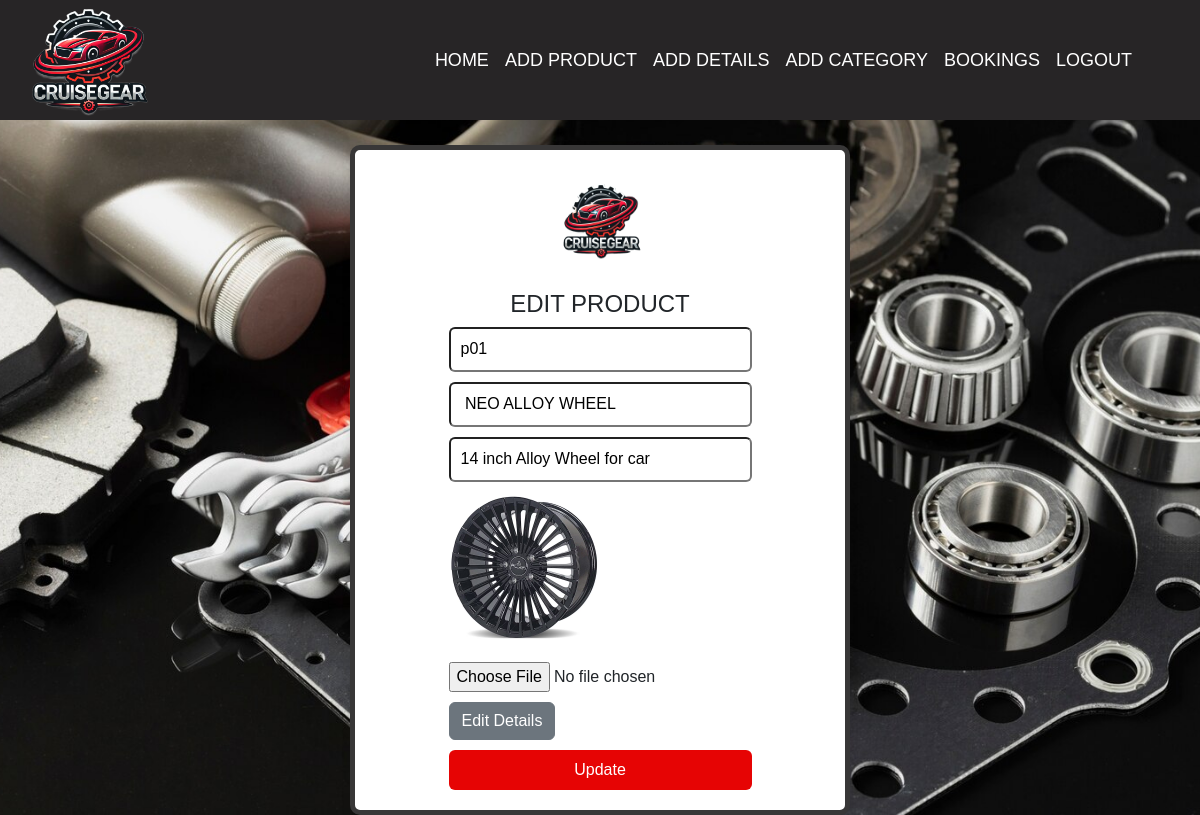
Page /edit_product/19 on the committed database.
### app/models.py (models this page shows)
class product(models.Model):
    categories=models.ForeignKey(category,on_delete=models.CASCADE)
    pid=models.TextField(unique=True)
    name=models.TextField()
    dis=models.TextField()
    img=models.FileField()

### app/views.py (the view)
# urls.py: path('edit_product/<id>',views.editpro),
def editpro(req,id):
    if req.method=='POST':
        pid=req.POST['pid']
        name=req.POST['name']
        dis=req.POST['dis']
        img=req.FILES.get('img')
        if img:
            product.objects.filter(pk=id).update(pid=pid,name=name,dis=dis)
            data=product.objects.get(pk=id)
            data.img=img
            data.save()
        else:
            product.objects.filter(pk=id).update(pid=pid,name=name,dis=dis)
        return redirect(shop_home)
    else:
        data=product.objects.get(pk=id)
        return render(req,'shop/editpro.html',{'data':data})

### templates/shop/editpro.html (shortened to what this page needs)
<!DOCTYPE html>
<html lang="en">
<head>
    {% load static %}
    <link href="https://cdn.jsdelivr.net/npm/bootstrap@5.3.3/dist/css/bootstrap.min.css" rel="stylesheet">
    <link rel="stylesheet" href="{% static 'editpro.css' %}">
</head>
<body>
    <nav class="navbar navbar-expand-sm nav1">
        <div class="container-fluid">
            <img src="../../static/cruisegear2br.png" class="navbar-brand" alt="Logo">
            <div class="collapse navbar-collapse" id="collapsibleNavbar">
                <ul class="navbar-nav ms-auto me-5">
                    <li class="nav-item">
                        <a class="nav-link fcolor" href="shop_home">HOME</a>
                    </li>
                    <li class="nav-item">
                        <a class="nav-link fcolor" href="add_product">ADD PRODUCT</a>
                    </li>
                    <li class="nav-item">
                        <a class="nav-link fcolor" href="detail">ADD DETAILS</a>
                    </li>
                    <li class="nav-item">
                        <a class="nav-link fcolor" href="../cat">ADD CATEGORY</a>
                    </li>
                    <li class="nav-item">
                        <a class="nav-link fcolor" href="../bookings">BOOKINGS</a>
                    </li>
                    <li class="nav-item">
                        <a class="nav-link fcolor" href="logout">LOGOUT</a>
                    </li>
                </ul>
            </div>
        </div>
    </nav>
    <div class="all">
        <img src="../../static/cruisegear2br.png" class="logo1" alt="Logo">
        <h4>EDIT PRODUCT</h4>
        <form action="" method="post" enctype="multipart/form-data">
            <div>
                <input type="text" name="pid" id="" class="box" placeholder="PID" required value="{{data.pid}}">
            </div>
            <div>
                <input type="text" name="name" id="" class="box" placeholder="Product Name" required value="{{data.name}}">
            </div>
            <div>
                <input type="text" name="dis" id="" class="box" placeholder="Description" required value="{{data.dis}}">
            </div>
            <div>
                <img src="{{data.img.url}}" alt="Product Image" class="img1">
            </div>
            <div>
                <input type="file" name="img" id="" class="mar">
            </div>
            <div>
                <a href="../editdetails/{{data.pk}}" class="btn btn-secondary" >Edit Details</a>
            </div>
            <div>
                <input type="submit" class="btn2" value="Update">
            </div>
        </form>
    </div>
</body>
</html>

### static/editpro.css (style rules this page uses)
body { display: flex; justify-content: center; align-items: center; height: 100vh; margin: 0; background: url('bgbgbg.jpg') no-repeat center center fixed; background-size: cover; font-family: Arial, sans-serif; flex-direction: column; }
.navbar { width: 100%; height: 120px; background-color: rgb(39, 37, 38); position: fixed; top: 0; left: 0; z-index: 1000; display: flex; justify-content: center; align-items: center; }
.navbar img { height: 150px; width: 150px; }
.navbar-nav .nav-link { color: white; font-size: 18px; padding: 8px 15px; }
.all { display: flex; justify-content: center; align-items: center; flex-direction: column; margin-top: 160px; border: 5px solid black; height: auto; width: 500px; padding: 20px; border-radius: 10px; border-color: rgb(56, 55, 55); background-color: white; box-shadow: 0px 4px 10px rgba(0, 0, 0, 0.1); }
.logo1 { height: 100px; width: auto; margin-bottom: 20px; display: block; margin-left: auto; margin-right: auto; }
.box { width: 100%; height: 45px; border-radius: 6px; box-sizing: border-box; margin-bottom: 10px; padding-left: 10px; }
.mar { margin-bottom: 10px; }
.img1 { width: 150px; height: 150px; margin-bottom: 20px; object-fit: cover; border-radius: 5px; }
.btn2 { width: 100%; height: 40px; border-radius: 6px; background-color: rgb(230, 4, 4); color: white; font-size: 16px; border: none; cursor: pointer; margin-top: 10px; }
.fcolor { color: white; }

### rows in the picture
product: pid "p01", name "NEO ALLOY WHEEL", dis "14 inch Alloy Wheel for car", img (picture)
